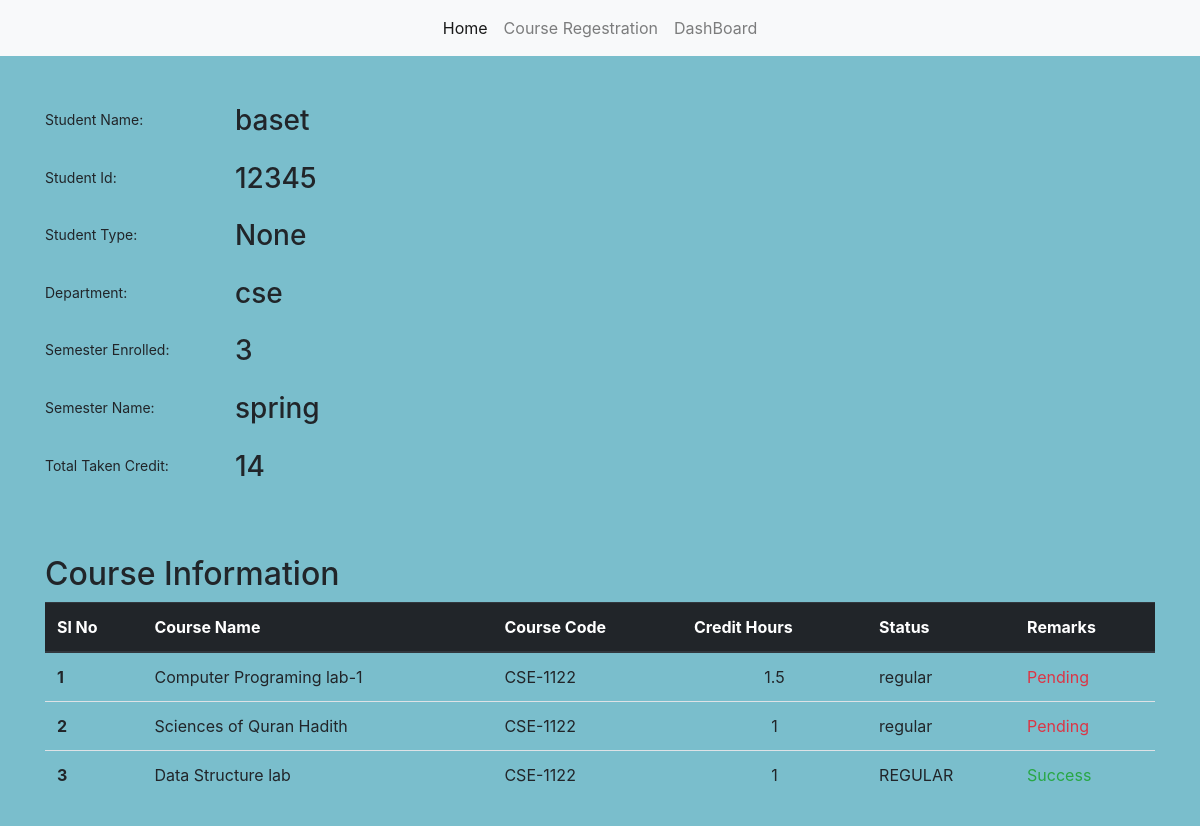
The page /dashboard/12345 (signed in) on the database as committed earlier.
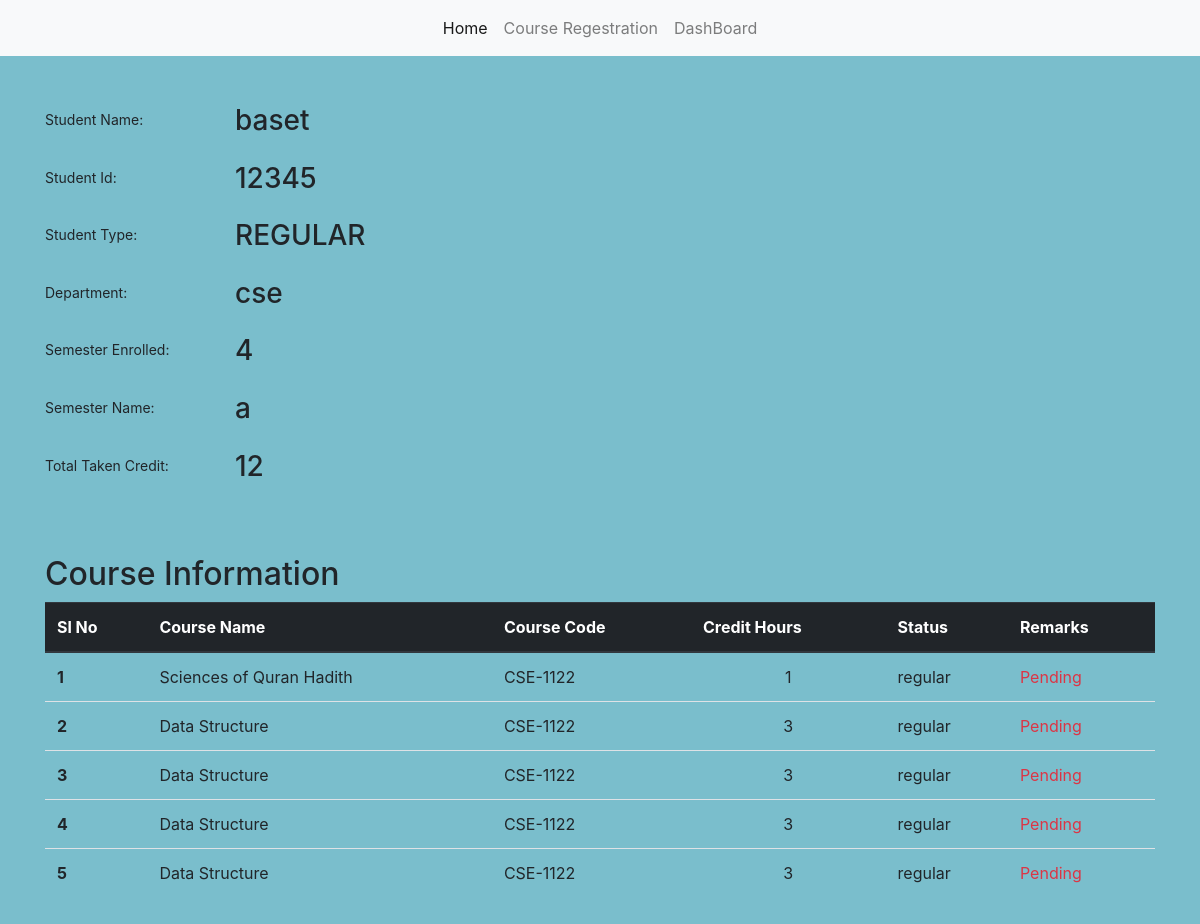
The same page on the database as committed later.
### reg_app/models.py (models this page shows)
class StudentRegistration(models.Model):
    TYPE = (
        ('REGULAR', 'REGULAR'),
        ('RETAKE', 'RETAKE'),
    )
    stu_name = models.CharField(max_length=30, null=True, blank=True)
    st_id = models.CharField(max_length=20, unique=True, null=False, blank=False)
    password = models.CharField(max_length=50)
    stu_type = models.CharField(max_length=30, null=True, blank=True, choices=TYPE, default=TYPE[0])
    department = models.CharField(max_length=20, null=True, blank=True)
    semester = models.CharField(max_length=20, null=True, blank=True)
    semester_name = models.CharField(max_length=20, null=True, blank=True)
    credit = models.CharField(max_length=20, null=True, blank=True)

class CourseEnroll(models.Model):
    STATUS = (
        ('REGULAR', 'REGULAR'),
        ('RETAKE', 'RETAKE'),
    )
    student = models.ForeignKey(StudentRegistration, on_delete=models.CASCADE)
    course_name = models.CharField(max_length=30, null=False, blank=False)
    course_code = models.CharField(max_length=20, null=False, blank=False)
    credit_hour = models.CharField(max_length=20, null=False, blank=False)
    status = models.CharField(max_length=30, choices=STATUS, default=STATUS[0])
    remarks = models.BooleanField(default=False)

### reg_app/views.py (the view)
# urls.py: path('dashboard/<str:stu_id>', views.DashboardView.as_view(), name='dashboard'),
class DashboardView(TemplateView):
    template_name = 'dashboard.html'
    def get(self, request, stu_id):
        if 'user' in request.session:
            st = request.session['user']
            st_ins = StudentRegistration.objects.filter(id=st).first()
            stu_id = st_ins.st_id
            print(stu_id)
            enroll_ins = CourseEnroll.objects.filter(student=st_ins.id).all()
            print(st)
            print(st_ins)
            if not st_ins:
                return redirect('/home')
            context = {'st_ins': st_ins, 'enroll_ins': enroll_ins}
            return render(request, self.template_name, context=context)

### templates/dashboard.html (shortened to what this page needs)
<!DOCTYPE html>
<html>
<head>
    <link rel="stylesheet" href="https://stackpath.bootstrapcdn.com/bootstrap/4.1.3/css/bootstrap.min.css"
>
    <link rel="stylesheet" href="https://use.fontawesome.com/releases/v5.6.1/css/all.css"
>
</head>
<body>
<nav class="navbar navbar-expand-lg navbar-light bg-light">
    <div class="collapse navbar-collapse" id="navbarTogglerDemo02">
        <ul class="navbar-nav mx-auto mt-2 mt-lg-0">
            <li class="nav-item active">
                <a class="nav-link" href="{% url 'reg_app:home' %}">Home <span class="sr-only">(current)</span></a>
            </li>
            <li class="nav-item">
                <a class="nav-link" href="{% url 'reg_app:course_registration' %}">Course Regestration</a>
            </li>
            <li class="nav-item">
                <a class="nav-link " href="{% url 'reg_app:dashboard' st_ins.st_id %}">DashBoard</a>
            </li>
        </ul>
    </div>
</nav>
<section>
    <div class="container pt-5">
        <div class="row">
            <div class="col-12">
                <div class="form-group row">
                    <label for="colFormLabelSm" class="col-sm-2 col-form-label col-form-label-sm">Student
                        Name:</label>
                    <div class="col-sm-6">
                        <h3>{{ st_ins.stu_name }} </h3>
                    </div>
                </div>
                <div class="form-group row">
                    <label for="colFormLabelSm" class="col-sm-2 col-form-label col-form-label-sm">Student
                        Id:</label>
                    <div class="col-sm-6">
                        <h3>{{ st_ins.st_id }}</h3>
                    </div>
                </div>
                <div class="form-group row">
                    <label for="colFormLabelSm" class="col-sm-2 col-form-label col-form-label-sm">Student
                        Type:</label>
                    <div class="col-sm-6">
                        <h3>{{ st_ins.stu_type }}</h3>
                    </div>
                </div>
                <div class="form-group row">
                    <label for="colFormLabelSm"
                           class="col-sm-2 col-form-label col-form-label-sm">Department:</label>
                    <div class="col-sm-6">
                        <h3>{{ st_ins.department }}</h3>
                    </div>
                </div>
                <div class="form-group row">
                    <label for="colFormLabelSm" class="col-sm-2 col-form-label col-form-label-sm">Semester
                        Enrolled:</label>
                    <div class="col-sm-6">
                        <h3>{{ st_ins.semester }}</h3>
                    </div>
                </div>
                <div class="form-group row">
                    <label for="colFormLabelSm" class="col-sm-2 col-form-label col-form-label-sm">Semester
                        Name: </label>
                    <div class="col-sm-6">
                        <h3>{{ st_ins.semester_name }}</h3>
                    </div>
                </div>
                <div class="form-group row">
                    <label for="colFormLabelSm" class="col-sm-2 col-form-label col-form-label-sm">Total Taken
                        Credit:</label>
                    <div class="col-sm-6">
                        <h3>{{ st_ins.credit }}</h3>
                    </div>
                </div>
            </div>
        </div>
    </div>
</section>
<div class="container pt-5">
    <div class="row">
        <div class="col-12">
            <h2>Course Information</h2>
            <table class="table">
                <thead class="thead-dark">
                <tr>
                    <th scope="col">Sl No</th>
                    <th scope="col">Course Name</th>
                    <th scope="col">Course Code</th>
                    <th scope="col">Credit Hours</th>
                    <th scope="col">Status</th>
                    <th scope="col">Remarks</th>
                </tr>
                </thead>
                <tbody>
                {% for enroll in enroll_ins %}
                    <tr>
                        <th scope="row">{{ forloop.counter }}</th>
                        <td>{{ enroll.course_name }}</td>
                        <td>{{ enroll.course_code }}</td>
                        <td class="text-center">{{ enroll.credit_hour }}</td>
                        <td>{{ enroll.status }}</td>
                        {% if enroll.remarks is True %}
                            <td class="text-success">Success</td>
                        {% else %}
                            <td class="text-danger">Pending</td>
                        {% endif %}
                    </tr>
                {% endfor %}
                </tbody>
            </table>
        </div>
    </div>
</div>
<br><br><br>
</body>
</html>

### templates/dashboard.html (style rules this page uses)
body, html { margin: 0; padding: 0; height: 100%; background: #7abecc !important; }

Rows that differ between the two databases and show on the page:
removed CourseEnroll: course_name "Computer Programing lab-1", course_code "CSE-1122", credit_hour "1.5", status "regular", remarks "Pending"
removed CourseEnroll: course_name "Data Structure lab", course_code "CSE-1122", credit_hour "1", status "REGULAR", remarks "Success"
changed StudentRegistration "baset": stu_type "None" → "REGULAR"; semester "3" → "4"; semester_name "spring" → "a"; credit "14" → "12"
added CourseEnroll: course_name "Data Structure", course_code "CSE-1122", credit_hour "3", status "regular", remarks "Pending"
added CourseEnroll: course_name "Data Structure", course_code "CSE-1122", credit_hour "3", status "regular", remarks "Pending"
added CourseEnroll: course_name "Data Structure", course_code "CSE-1122", credit_hour "3", status "regular", remarks "Pending"
added CourseEnroll: course_name "Data Structure", course_code "CSE-1122", credit_hour "3", status "regular", remarks "Pending"
